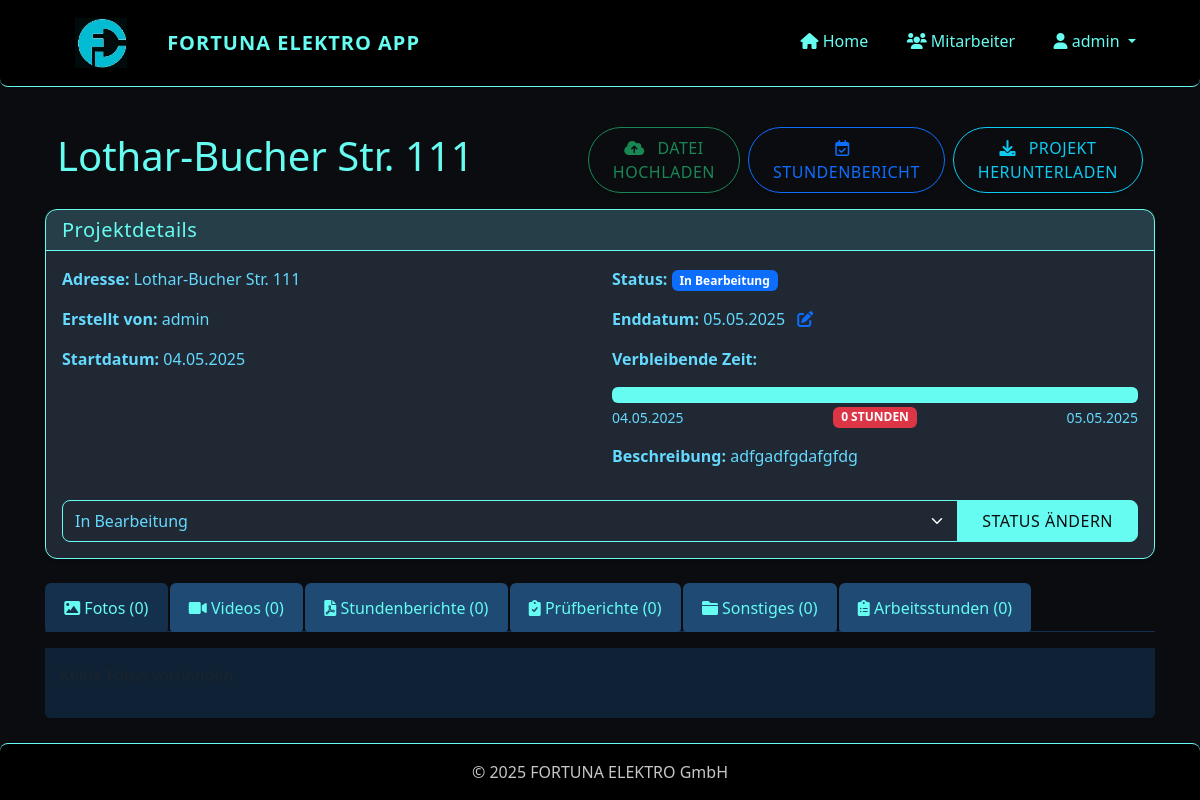
/project/1 (signed in), run on an earlier commit of the app's database.
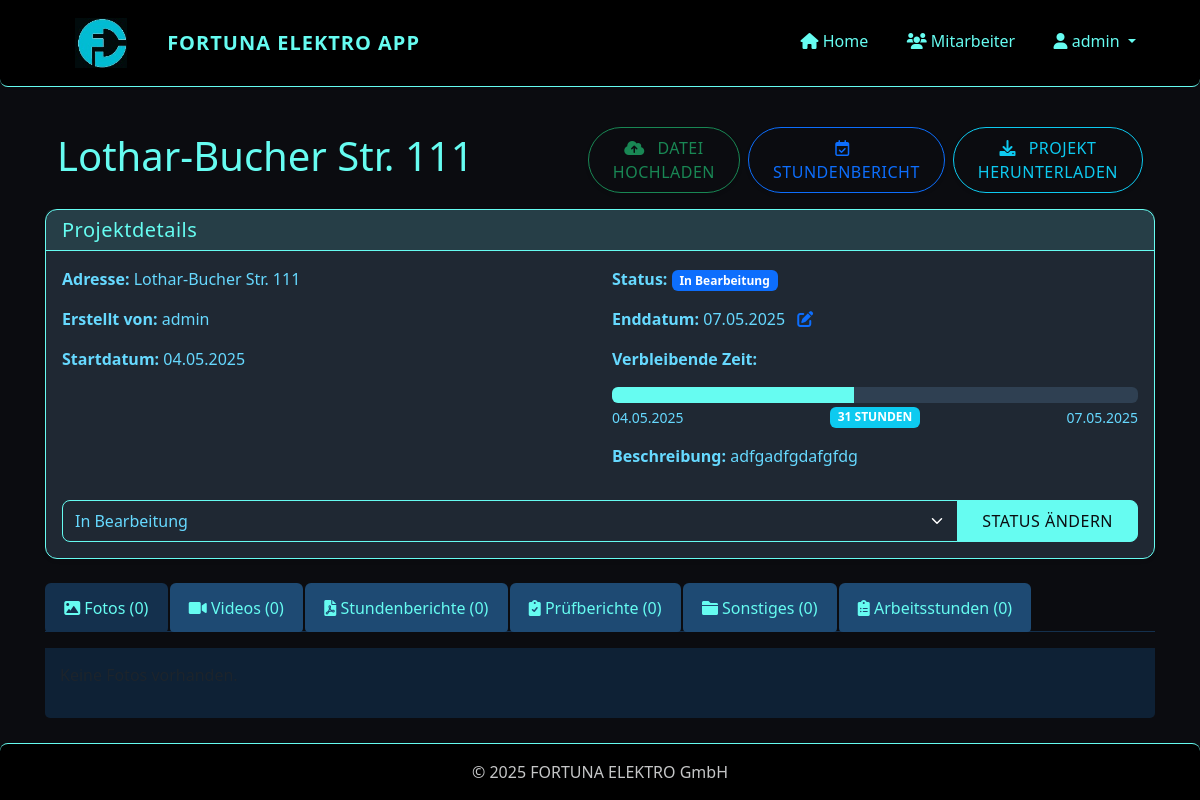
And on a later commit of the database.
### app/models/project.py (models this page shows, shortened)
class Project(db.Model):
    id = db.Column(db.Integer, primary_key=True)
    name = db.Column(db.String(128), nullable=False)  # Adresse als Projektname
    description = db.Column(db.Text)
    start_date = db.Column(db.DateTime, default=datetime.utcnow)
    end_date = db.Column(db.DateTime)
    status = db.Column(db.String(20), default='in_bearbeitung')  # 'in_bearbeitung', 'abgeschlossen', 'archiviert'
    creator_id = db.Column(db.Integer, db.ForeignKey('user.id'))
    files = db.relationship('File', backref='project', lazy='dynamic', cascade='all, delete-orphan')
    timesheets = db.relationship('Timesheet', backref='project', lazy='dynamic', cascade='all, delete-orphan')
    def get_progress_percentage(self):
        if not self.end_date or not self.start_date:
            return 0
        now = datetime.now()
        if now < self.start_date:
            return 0
        if now > self.end_date:
            return 100
        total_duration = (self.end_date - self.start_date).total_seconds()
        elapsed_time = (now - self.start_date).total_seconds()
        if total_duration == 0:
            return 100
        progress = (elapsed_time / total_duration) * 100
        return min(round(progress), 100)  # Ensure we don't exceed 100%
    def get_remaining_hours(self):
        if not self.end_date:
            return None
        now = datetime.now()
        time_diff = self.end_date - now
        total_hours = int(time_diff.total_seconds() / 3600)
        if total_hours < 0:
            return 0
        return total_hours

### app/routes/projects.py (the view)
@projects.route('/project/<int:project_id>')
@login_required
def view_project(project_id):
    project = Project.query.get_or_404(project_id)
    status_form = ProjectStatusForm(obj=project)
    photos = project.files.filter_by(file_type='foto').all()
    videos = project.files.filter_by(file_type='video').all()
    timesheets = project.files.filter_by(file_type='stundenbericht').all()
    reports = project.files.filter_by(file_type='pruefbericht').all()
    other_files = project.files.filter_by(file_type='sonstiges').all()
    timesheets_data = project.timesheets.order_by(Timesheet.date.desc()).all()
    status_form = ProjectStatusForm()
    status_form.status.data = project.status
    end_date_form = ProjectEndDateForm()
    if project.end_date:
        end_date_form.end_date.data = project.end_date
    return render_template(
        'projects/view.html',
        title=project.name,
        project=project,
        photos=photos,
        videos=videos,
        timesheets=timesheets,
        reports=reports,
        other_files=other_files,
        timesheets_data=timesheets_data,
        status_form=status_form,
        end_date_form=end_date_form
    )

### app/routes/projects.py
class ProjectStatusForm(FlaskForm):
    status = SelectField('Status', choices=[
        ('in_bearbeitung', 'In Bearbeitung'),
        ('archiviert', 'Archiviert')
    ], validators=[DataRequired()])
    submit = SubmitField('Status aktualisieren')

### app/forms/forms.py
class ProjectEndDateForm(FlaskForm):
    end_date = DateField('Enddatum', format='%Y-%m-%d', validators=[DataRequired()])
    submit = SubmitField('Speichern')

### app/models/user.py (called while the page is built)
@login_manager.user_loader
def load_user(id):
    return User.query.get(int(id))

    def is_admin(self):
        return self.role == 'admin'

### app/templates/projects/view.html (shortened to what the changed rows need)
{% extends "base.html" %}
{% block content %}
<div class="container-fluid py-3">
  <div class="row align-items-center">
    <div class="col-12 col-md-6 mb-3 mb-md-0">
      <h1 style="color: var(--accent)">{{ project.name }}</h1>
    </div>
  </div>
</div>
<div class="card mb-4 shadow-sm">
    <div class="card-body">
        <div class="row">
            <div class="col-md-6">
                <p><strong>Adresse:</strong> {{ project.name }}</p>
                <p><strong>Erstellt von:</strong> {{ project.creator.username }}</p>
                <p><strong>Startdatum:</strong> {{ project.start_date.strftime('%d.%m.%Y') }}</p>
            </div>
            <div class="col-md-6">
                <p><strong>Status:</strong>
                    {% if project.status == 'in_bearbeitung' %}
                        <span class="badge bg-primary">In Bearbeitung</span>
                    {% elif project.status == 'archiviert' %}
                        <span class="badge bg-secondary">Archiviert</span>
                    {% endif %}
                </p>
                {% if project.end_date %}
                <p>
                    <strong>Enddatum:</strong> {{ project.end_date.strftime('%d.%m.%Y') }}
                    <a href="#" data-bs-toggle="modal" data-bs-target="#changeEndDateModal_{{ project.id }}" title="Enddatum ändern">
                        <i class="fas fa-edit ms-2"></i>
                    </a>
                </p>
                <div class="countdown-container mt-2 mb-3">
                    <p><strong>Verbleibende Zeit:</strong></p>
                    <div class="progress" style="height: 16px; background-color: #2f4052;">
                        <div class="progress-bar" id="project-progress-bar" role="progressbar"
                             style="background-color: var(--accent); width: {{ project.get_progress_percentage() }}%;"
                             aria-valuenow="{{ project.get_progress_percentage() }}" aria-valuemin="0" aria-valuemax="100"></div>
                    </div>
                    <div class="d-flex justify-content-between mt-1">
                        <small class="text-muted">{{ project.start_date.strftime('%d.%m.%Y') }}</small>
                        <span id="countdown-timer" class="badge
                            {% if project.get_remaining_hours() > 168 %}
                                bg-success
                            {% elif project.get_remaining_hours() > 24 %}
                                bg-info
                            {% elif project.get_remaining_hours() > 0 %}
                                bg-warning
                            {% else %}
                                bg-danger
                            {% endif %}">
                            {{ project.get_remaining_hours() }} STUNDEN
                        </span>
                        <small class="text-muted">{{ project.end_date.strftime('%d.%m.%Y') }}</small>
                    </div>
                </div>
                {% endif %}
                <p><strong>Beschreibung:</strong> {{ project.description or 'Keine Beschreibung' }}</p>
            </div>
        </div>
        <div class="mt-3">
            <form method="POST" action="{{ url_for('projects.update_status', project_id=project.id) }}">
                <div class="input-group">
                    {{ status_form.status(class="form-select") }}
                    <button type="submit" class="btn btn-primary">Status ändern</button>
                </div>
            </form>
        </div>
    </div>
</div>
{% endblock %}

What changed in the data, as far as the page shows it:
changed Project "Lothar-Bucher Str. 111": end_date "05.05.2025" → "07.05.2025"; get_remaining_hours "0" → "31"
Also different on the page:
{{ project.get_progress_percentage() }}: 100 → 46 (drawn)
